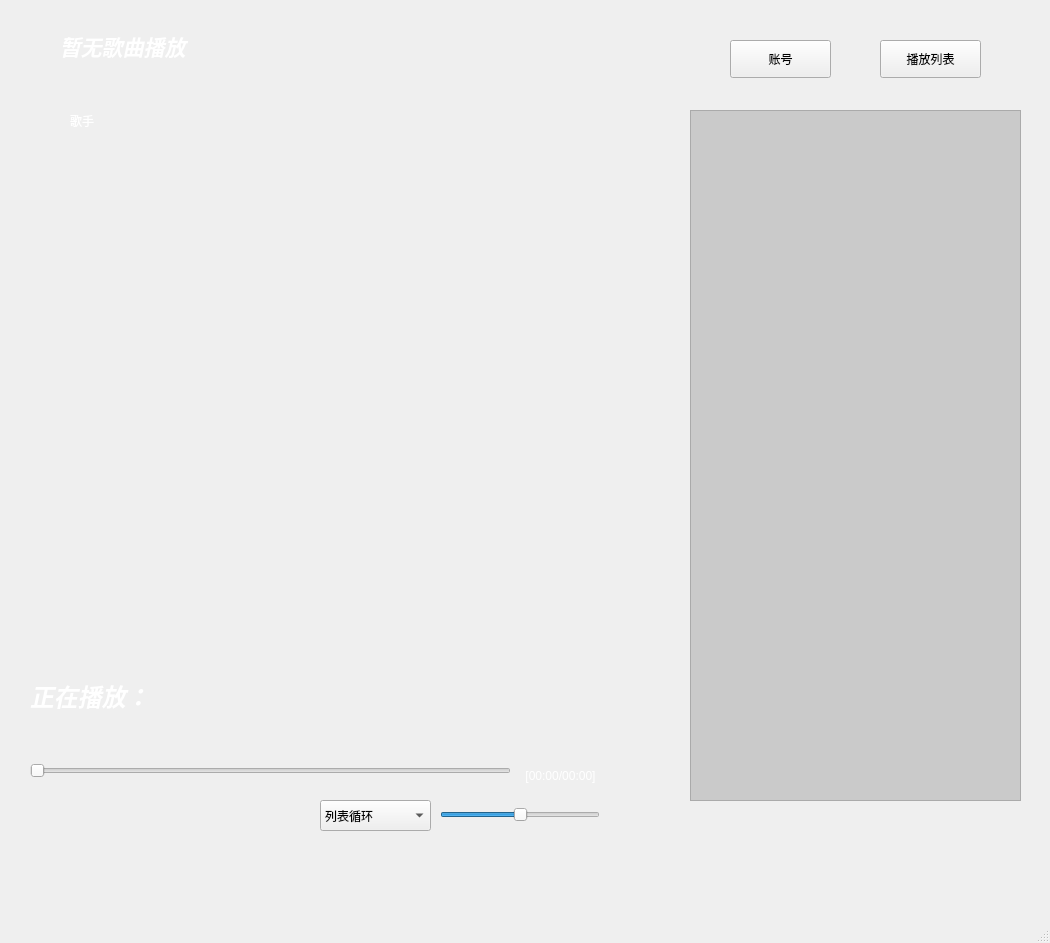
<?xml version="1.0" encoding="UTF-8"?>
<ui version="4.0">
 <class>PlayMainWindow</class>
 <widget class="QMainWindow" name="PlayMainWindow">
  <property name="geometry">
   <rect>
    <x>0</x>
    <y>0</y>
    <width>1050</width>
    <height>943</height>
   </rect>
  </property>
  <property name="windowTitle">
   <string>PlayMainWindow</string>
  </property>
  <property name="styleSheet">
   <string notr="true">#centralwidget{border-image: url(:/back01.jpg);}</string>
  </property>
  <widget class="QWidget" name="centralwidget">
   <widget class="QListWidget" name="listWidget_musiclist">
    <property name="geometry">
     <rect>
      <x>690</x>
      <y>110</y>
      <width>331</width>
      <height>691</height>
     </rect>
    </property>
    <property name="styleSheet">
     <string notr="true">background-color:rgba(50,50,50,50);
color:rgb(255,255,255);</string>
    </property>
   </widget>
   <widget class="QLabel" name="label_title">
    <property name="geometry">
     <rect>
      <x>60</x>
      <y>20</y>
      <width>411</width>
      <height>51</height>
     </rect>
    </property>
    <property name="palette">
     <palette>
      <active>
       <colorrole role="WindowText">
        <brush brushstyle="SolidPattern">
         <color alpha="255">
          <red>255</red>
          <green>255</green>
          <blue>255</blue>
         </color>
        </brush>
       </colorrole>
       <colorrole role="Button">
        <brush brushstyle="SolidPattern">
         <color alpha="0">
          <red>0</red>
          <green>0</green>
          <blue>0</blue>
         </color>
        </brush>
       </colorrole>
       <colorrole role="Base">
        <brush brushstyle="SolidPattern">
         <color alpha="0">
          <red>0</red>
          <green>0</green>
          <blue>0</blue>
         </color>
        </brush>
       </colorrole>
       <colorrole role="Window">
        <brush brushstyle="SolidPattern">
         <color alpha="0">
          <red>0</red>
          <green>0</green>
          <blue>0</blue>
         </color>
        </brush>
       </colorrole>
      </active>
      <inactive>
       <colorrole role="WindowText">
        <brush brushstyle="SolidPattern">
         <color alpha="255">
          <red>255</red>
          <green>255</green>
          <blue>255</blue>
         </color>
        </brush>
       </colorrole>
       <colorrole role="Button">
        <brush brushstyle="SolidPattern">
         <color alpha="0">
          <red>0</red>
          <green>0</green>
          <blue>0</blue>
         </color>
        </brush>
       </colorrole>
       <colorrole role="Base">
        <brush brushstyle="SolidPattern">
         <color alpha="0">
          <red>0</red>
          <green>0</green>
          <blue>0</blue>
         </color>
        </brush>
       </colorrole>
       <colorrole role="Window">
        <brush brushstyle="SolidPattern">
         <color alpha="0">
          <red>0</red>
          <green>0</green>
          <blue>0</blue>
         </color>
        </brush>
       </colorrole>
      </inactive>
      <disabled>
       <colorrole role="WindowText">
        <brush brushstyle="SolidPattern">
         <color alpha="255">
          <red>120</red>
          <green>120</green>
          <blue>120</blue>
         </color>
        </brush>
       </colorrole>
       <colorrole role="Button">
        <brush brushstyle="SolidPattern">
         <color alpha="0">
          <red>0</red>
          <green>0</green>
          <blue>0</blue>
         </color>
        </brush>
       </colorrole>
       <colorrole role="Base">
        <brush brushstyle="SolidPattern">
         <color alpha="0">
          <red>0</red>
          <green>0</green>
          <blue>0</blue>
         </color>
        </brush>
       </colorrole>
       <colorrole role="Window">
        <brush brushstyle="SolidPattern">
         <color alpha="0">
          <red>0</red>
          <green>0</green>
          <blue>0</blue>
         </color>
        </brush>
       </colorrole>
      </disabled>
     </palette>
    </property>
    <property name="font">
     <font>
      <family>Arial</family>
      <pointsize>16</pointsize>
      <weight>75</weight>
      <italic>true</italic>
      <bold>true</bold>
     </font>
    </property>
    <property name="styleSheet">
     <string notr="true">background: transparent;</string>
    </property>
    <property name="text">
     <string>暂无歌曲播放</string>
    </property>
   </widget>
   <widget class="QLabel" name="label_singer">
    <property name="geometry">
     <rect>
      <x>70</x>
      <y>100</y>
      <width>221</width>
      <height>41</height>
     </rect>
    </property>
    <property name="palette">
     <palette>
      <active>
       <colorrole role="WindowText">
        <brush brushstyle="SolidPattern">
         <color alpha="255">
          <red>255</red>
          <green>255</green>
          <blue>255</blue>
         </color>
        </brush>
       </colorrole>
      </active>
      <inactive>
       <colorrole role="WindowText">
        <brush brushstyle="SolidPattern">
         <color alpha="255">
          <red>255</red>
          <green>255</green>
          <blue>255</blue>
         </color>
        </brush>
       </colorrole>
      </inactive>
      <disabled>
       <colorrole role="WindowText">
        <brush brushstyle="SolidPattern">
         <color alpha="255">
          <red>120</red>
          <green>120</green>
          <blue>120</blue>
         </color>
        </brush>
       </colorrole>
      </disabled>
     </palette>
    </property>
    <property name="text">
     <string>歌手</string>
    </property>
   </widget>
   <widget class="QLabel" name="label_current">
    <property name="geometry">
     <rect>
      <x>30</x>
      <y>670</y>
      <width>601</width>
      <height>51</height>
     </rect>
    </property>
    <property name="palette">
     <palette>
      <active>
       <colorrole role="WindowText">
        <brush brushstyle="SolidPattern">
         <color alpha="255">
          <red>255</red>
          <green>255</green>
          <blue>255</blue>
         </color>
        </brush>
       </colorrole>
      </active>
      <inactive>
       <colorrole role="WindowText">
        <brush brushstyle="SolidPattern">
         <color alpha="255">
          <red>255</red>
          <green>255</green>
          <blue>255</blue>
         </color>
        </brush>
       </colorrole>
      </inactive>
      <disabled>
       <colorrole role="WindowText">
        <brush brushstyle="SolidPattern">
         <color alpha="255">
          <red>120</red>
          <green>120</green>
          <blue>120</blue>
         </color>
        </brush>
       </colorrole>
      </disabled>
     </palette>
    </property>
    <property name="font">
     <font>
      <pointsize>18</pointsize>
      <weight>75</weight>
      <italic>true</italic>
      <bold>true</bold>
     </font>
    </property>
    <property name="text">
     <string>正在播放：</string>
    </property>
   </widget>
   <widget class="QSlider" name="horizontalSlider_progress">
    <property name="geometry">
     <rect>
      <x>30</x>
      <y>750</y>
      <width>481</width>
      <height>41</height>
     </rect>
    </property>
    <property name="maximum">
     <number>100</number>
    </property>
    <property name="orientation">
     <enum>Qt::Horizontal</enum>
    </property>
   </widget>
   <widget class="QSlider" name="horizontalSlider_volumn">
    <property name="geometry">
     <rect>
      <x>440</x>
      <y>800</y>
      <width>160</width>
      <height>30</height>
     </rect>
    </property>
    <property name="maximum">
     <number>100</number>
    </property>
    <property name="value">
     <number>50</number>
    </property>
    <property name="orientation">
     <enum>Qt::Horizontal</enum>
    </property>
   </widget>
   <widget class="QLabel" name="label_time">
    <property name="geometry">
     <rect>
      <x>510</x>
      <y>760</y>
      <width>101</width>
      <height>31</height>
     </rect>
    </property>
    <property name="palette">
     <palette>
      <active>
       <colorrole role="WindowText">
        <brush brushstyle="SolidPattern">
         <color alpha="255">
          <red>255</red>
          <green>255</green>
          <blue>255</blue>
         </color>
        </brush>
       </colorrole>
      </active>
      <inactive>
       <colorrole role="WindowText">
        <brush brushstyle="SolidPattern">
         <color alpha="255">
          <red>255</red>
          <green>255</green>
          <blue>255</blue>
         </color>
        </brush>
       </colorrole>
      </inactive>
      <disabled>
       <colorrole role="WindowText">
        <brush brushstyle="SolidPattern">
         <color alpha="255">
          <red>120</red>
          <green>120</green>
          <blue>120</blue>
         </color>
        </brush>
       </colorrole>
      </disabled>
     </palette>
    </property>
    <property name="text">
     <string>[00:00/00:00]</string>
    </property>
    <property name="alignment">
     <set>Qt::AlignCenter</set>
    </property>
   </widget>
   <widget class="QPushButton" name="pushButton_previous">
    <property name="geometry">
     <rect>
      <x>30</x>
      <y>790</y>
      <width>40</width>
      <height>40</height>
     </rect>
    </property>
    <property name="text">
     <string/>
    </property>
    <property name="icon">
     <iconset resource="img.qrc">
      <normaloff>:/icon/previous.png</normaloff>:/icon/previous.png</iconset>
    </property>
    <property name="iconSize">
     <size>
      <width>40</width>
      <height>40</height>
     </size>
    </property>
    <property name="flat">
     <bool>true</bool>
    </property>
   </widget>
   <widget class="QPushButton" name="pushButton_play_pause">
    <property name="geometry">
     <rect>
      <x>100</x>
      <y>790</y>
      <width>40</width>
      <height>40</height>
     </rect>
    </property>
    <property name="text">
     <string/>
    </property>
    <property name="icon">
     <iconset resource="img.qrc">
      <normaloff>:/icon/play.png</normaloff>:/icon/play.png</iconset>
    </property>
    <property name="iconSize">
     <size>
      <width>40</width>
      <height>40</height>
     </size>
    </property>
    <property name="flat">
     <bool>true</bool>
    </property>
   </widget>
   <widget class="QPushButton" name="pushButton_next">
    <property name="geometry">
     <rect>
      <x>170</x>
      <y>790</y>
      <width>40</width>
      <height>40</height>
     </rect>
    </property>
    <property name="text">
     <string/>
    </property>
    <property name="icon">
     <iconset resource="img.qrc">
      <normaloff>:/icon/next.png</normaloff>:/icon/next.png</iconset>
    </property>
    <property name="iconSize">
     <size>
      <width>40</width>
      <height>40</height>
     </size>
    </property>
    <property name="flat">
     <bool>true</bool>
    </property>
   </widget>
   <widget class="QComboBox" name="comboBox">
    <property name="geometry">
     <rect>
      <x>320</x>
      <y>800</y>
      <width>111</width>
      <height>31</height>
     </rect>
    </property>
    <item>
     <property name="text">
      <string>列表循环</string>
     </property>
    </item>
    <item>
     <property name="text">
      <string>单曲循环</string>
     </property>
    </item>
    <item>
     <property name="text">
      <string>随机播放</string>
     </property>
    </item>
    <item>
     <property name="text">
      <string>顺序播放</string>
     </property>
    </item>
   </widget>
   <widget class="QPushButton" name="pushButton_change">
    <property name="geometry">
     <rect>
      <x>730</x>
      <y>40</y>
      <width>101</width>
      <height>38</height>
     </rect>
    </property>
    <property name="text">
     <string>账号</string>
    </property>
   </widget>
   <widget class="QPushButton" name="pushButton_list">
    <property name="geometry">
     <rect>
      <x>880</x>
      <y>40</y>
      <width>101</width>
      <height>38</height>
     </rect>
    </property>
    <property name="text">
     <string>播放列表</string>
    </property>
   </widget>
   <widget class="QWidget" name="verticalLayoutWidget">
    <property name="geometry">
     <rect>
      <x>10</x>
      <y>170</y>
      <width>651</width>
      <height>481</height>
     </rect>
    </property>
    <layout class="QVBoxLayout" name="verticalLayout_video"/>
   </widget>
  </widget>
  <widget class="QMenuBar" name="menubar">
   <property name="geometry">
    <rect>
     <x>0</x>
     <y>0</y>
     <width>1050</width>
     <height>21</height>
    </rect>
   </property>
  </widget>
  <widget class="QStatusBar" name="statusbar"/>
 </widget>
 <resources>
  <include location="img.qrc"/>
 </resources>
 <connections/>
</ui>
